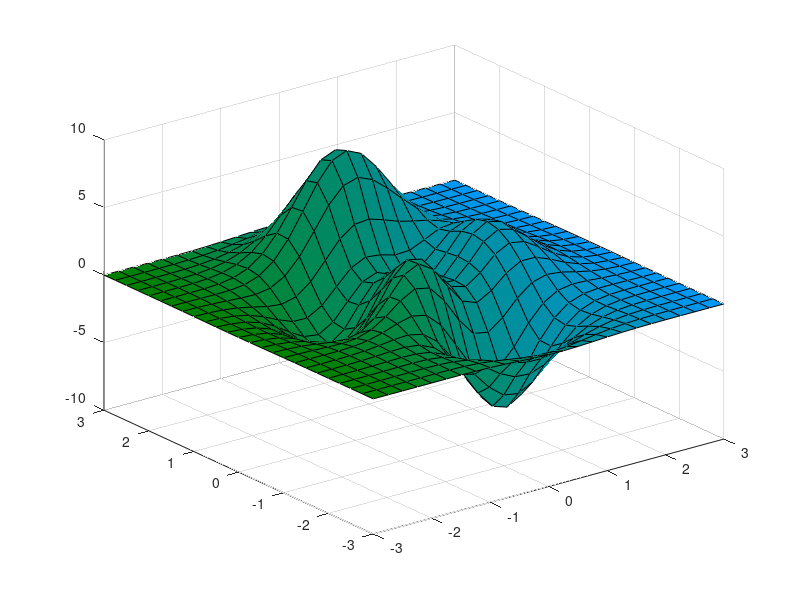

Write MATLAB code to recreate this figure.
Obstacle    = [-600    -400         200; -150    -150       200; 300    300         200;650    600      200;1 1 1];[X,Y,Z] = peaks(25);

[X,Y,Z] = peaks(25);
CO(:,:,1) = zeros(25); % red
CO(:,:,2) = ones(25).*linspace(0.5,0.6,25); % green
CO(:,:,3) = ones(25).*linspace(0,1,25); % blue
surf(X,Y,Z,CO)
% viscircles(Obstacle(:,1:2),Obstacle(:,3));